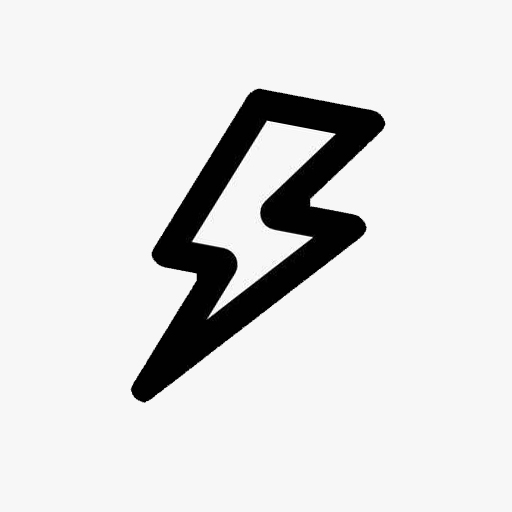
#> input picture images/lightning.jpg, 512 x 512 px
$ python 'Contour Properties.py'
#> lines starting #> are read from the running program, lines starting #| are printed output that depends on the picture; after the words box and inside, x2 and y2 are one past the last pixel; in counts of white or black regions, pixels touching at a corner belong together; long printed decimals are rounded
import cv2
import numpy as np

lightning = cv2.imread('../../images/lightning.jpg')
#> lightning is the input picture: shape (512, 512, 3); min 0, max 255, mean 222.7
lightning_gray = cv2.cvtColor(lightning, cv2.COLOR_BGR2GRAY)
ret, thresh = cv2.threshold(lightning_gray, 0, 255, cv2.THRESH_OTSU + cv2.THRESH_BINARY_INV)
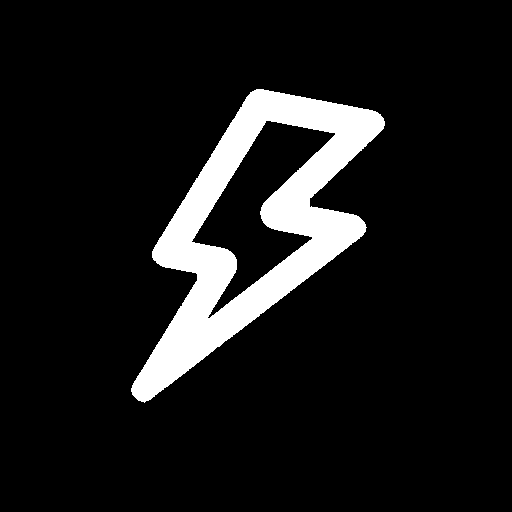
#> thresh: shape (512, 512); 9.9% white; 1 white region
#> ret = 125
contours, hierarchy = cv2.findContours(thresh, cv2.RETR_TREE, cv2.CHAIN_APPROX_SIMPLE)
#> contours = 2 contours; box (x1, y1, x2, y2) and area: (131, 89, 385, 403) 35726, (191, 120, 336, 319) 10388
cnt = contours[0]
#> cnt = contour of 492 points, box (x1, y1, x2, y2) (131, 89, 385, 403), area 35726
cv2.drawContours(lightning, [cnt], 0, (0, 255, 0), 2)

# 纵横比 aspect ratio
x, y, w, h = cv2.boundingRect(cnt)
#> x = 131; y = 89; w = 254; h = 314
cv2.rectangle(lightning, (x, y), (x + w, y + h), (0, 255, 0), 2)
aspect_ratio = float(w) / h
#> aspect_ratio = 0.809
print(aspect_ratio)
#| 0.8089

# Extent = (Object Area)/(Bounding Rectangle Area)
area = cv2.contourArea(cnt)
#> area = 35726.5
rect_area = w * h
#> rect_area = 79756
extent = float(area) / rect_area
#> extent = 0.448
print(extent)
#| 0.4479

# solidity
hull = cv2.convexHull(cnt)
#> hull = contour of 31 points, box (x1, y1, x2, y2) (131, 89, 385, 403), area 42274
hull_area = cv2.contourArea(hull)
#> hull_area = 42274.5
cv2.drawContours(lightning, [hull], 0, [255, 0, 0], 2)
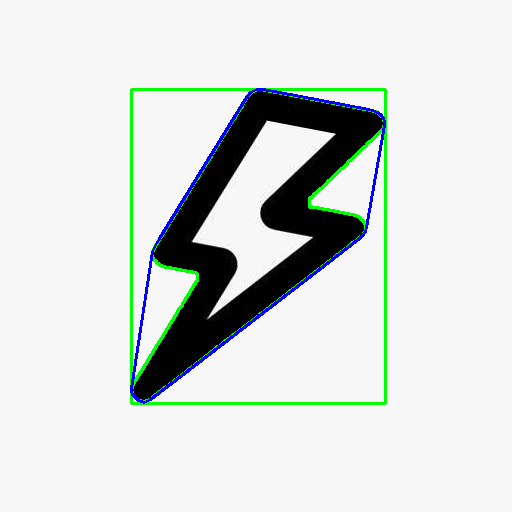
#> lightning: shape (512, 512, 3); mean B, G, R 220.1, 222.2, 217.4
solidity = float(area) / hull_area
#> solidity = 0.845
print(solidity)
#| 0.8451

# Equivalent Diameter
equi_diameter = np.sqrt(4 * area / np.pi)
#> equi_diameter = 213.3

# Orientation
(x, y), (MA, ma), angle = cv2.fitEllipse(cnt)
#> x = 255.6; y = 223.3; MA = 158.1; ma = 345.9; angle = 32.19

# Mask and Pixel Point
mask = np.zeros(lightning_gray.shape, np.uint8)
cv2.drawContours(mask, [cnt], 0, 255, -1)
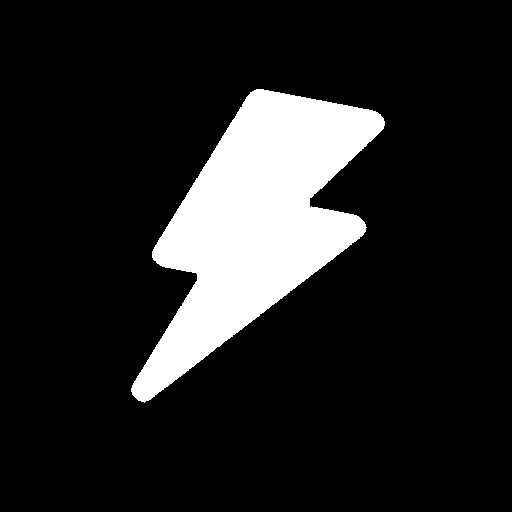
#> mask: shape (512, 512); 13.8% white; 1 white region, box (x1, y1, x2, y2) and area: (131, 89, 385, 403) 36164
# 两个方法返回的坐标表示不一样
pixelpoints = np.transpose(np.nonzero(mask))
#> pixelpoints = 36164 pairs, first value 89 to 402, second value 131 to 384
pixelpoints2 = cv2.findNonZero(mask)
#> pixelpoints2 = contour of 36164 points, box (x1, y1, x2, y2) (131, 89, 385, 403), area 12458
cv2.drawContours(lightning, [pixelpoints2], 0, (255, 255, 0), 3)
# print(pixelpoints)
# print(pixelpoints2)

# Maximum Value, Minimum Value and their locations
min_val, max_val, min_loc, max_loc = cv2.minMaxLoc(lightning_gray, mask=mask)
#> min_val = 0; max_val = 255; min_loc = (265, 90); max_loc = (268, 121)
print(min_val, max_val, min_loc, max_loc)
#| 0.0 255.0 (265, 90) (268, 121)

# Mean Color or Mean Intensity
mean_val = cv2.mean(lightning_gray, mask=mask)
#> mean_val = (71.38, 0, 0, 0)
print(mean_val)
#| (71.382, 0.0, 0.0, 0.0)

# Extreme Points 极点
leftmost = tuple(cnt[cnt[:, :, 0].argmin()][0])
#> leftmost = (131, 388)
rightmost = tuple(cnt[cnt[:, :, 0].argmax()][0])
#> rightmost = (384, 125)
topmost = tuple(cnt[cnt[:, :, 1].argmin()][0])
#> topmost = (256, 89)
bottommost = tuple(cnt[cnt[:, :, 1].argmax()][0])
#> bottommost = (144, 402)
print(leftmost, rightmost, topmost, bottommost)
#| (131, 388) (384, 125) (256, 89) (144, 402)
cv2.circle(lightning, leftmost, 3, (0, 0, 255), 5)
cv2.circle(lightning, rightmost, 3, (0, 0, 255), 5)
cv2.circle(lightning, topmost, 3, (0, 0, 255), 5)
cv2.circle(lightning, bottommost, 3, (0, 0, 255), 5)
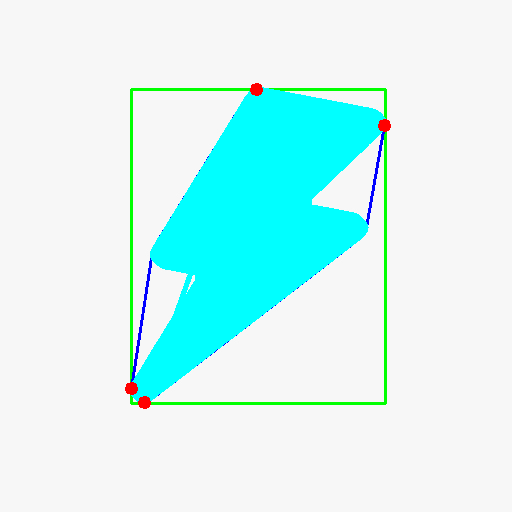
#> lightning: shape (512, 512, 3); mean B, G, R 244.7, 247.1, 207.8
cv2.imshow('contours', lightning)
cv2.waitKey(0)
